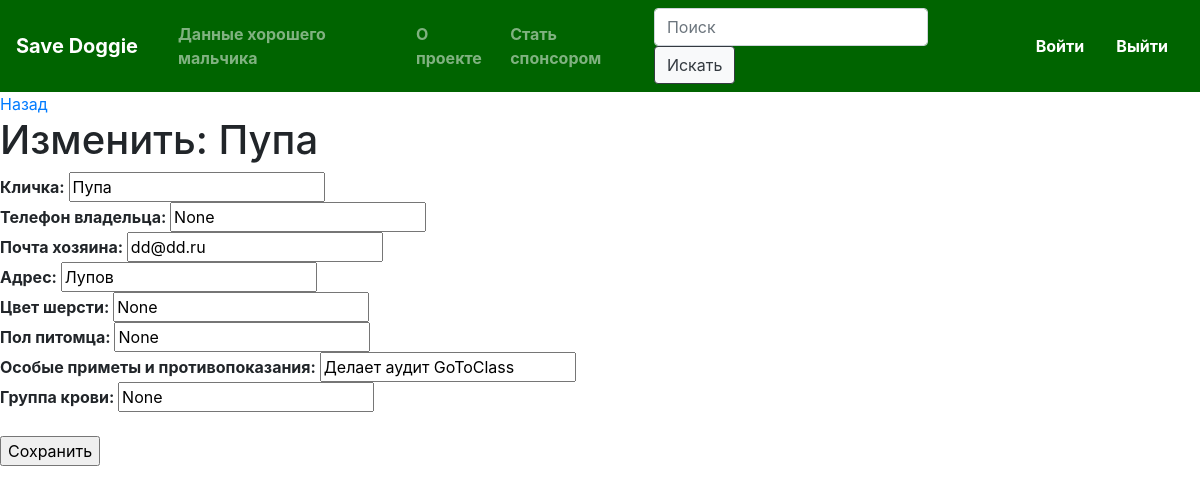
The app's page /edit?id=2 with its own data.
### crm/models.py (models this page shows, shortened)
class Student(models.Model):
    sex_types = (
        ('M', 'Man'),
        ('W', 'Woman')
    )
    name = models.CharField(max_length=30, null=True)
    surname = models.CharField(max_length=30, null=True)
    dadname = models.CharField(max_length=30, null=True)
    email = models.EmailField(null=True)
    description = models.TextField(default="")
    photo = models.FilePathField(null=True)
    sex = models.CharField(max_length=1, null=True, choices=sex_types)
    weight = models.FloatField(null=True)
    phone_number = models.CharField(max_length=12, null=True)

### crm/views.py (the view, shortened to what this page needs)
# urls.py: path('edit', edit),
def edit(request):
    if request.method == 'GET':
        id = request.GET.get('id')
        student = Student.objects.get(pk=id)
        return render(request, 'edit.html', {'student': student})

### crm/templates/edit.html (shortened to what this page needs)
{% extends 'base.html' %}
{% block content %}
<a href="/student?id={{ student.id }}">Назад</a>
<h1>Изменить: {{ student.name }}</h1>
<form action="/edit?id={{ student.id }}" method="post" enctype="multipart/form-data">
    <strong>Кличка: </strong> <input type="text" name="name" value="{{ student.name }}"/><br>
    <strong>Телефон владельца: </strong> <input type="text" name="phone_number" value="{{ student.phone_number }}"/><br>
    <strong>Почта хозяина: </strong> <input type="text" name="email" value="{{ student.email }}"/><br>
    <strong>Адрес: </strong> <input type="text" name="adress" value="{{ student.surname }}"/><br>
    <strong>Цвет шерсти: </strong> <input type="text" name="color" value="{{ student.dadname }}"/><br>
    <strong>Пол питомца: </strong> <input type="text" name="sex" value="{{ student.sex }}"/><br>
    <strong>Особые приметы и противопоказания: </strong> <input type="text" name="description" value="{{ student.description }}"/><br>
    <strong>Группа крови: </strong> <input type="text" name="blood" value="{{ student.weight }}"/><br>
{% endblock %}

### records on screen
Student: name "Пупа", phone_number "None", email "dd@dd.ru", adress "Лупов", color "None", sex "None", description "Делает аудит GoToClass", blood "None"
